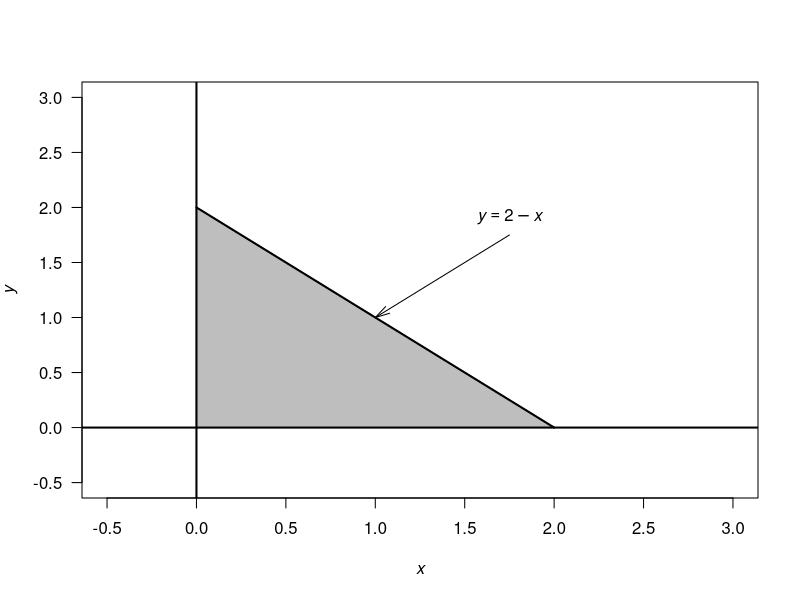

Here is the R script that generated this plot:
## ---- chunk 1
set.seed(932649)

NumRainEvents <- rpois(1,
                       lambda = 0.78)
MonthlyRain <- 0

if ( NumRainEvents > 0) {
     EventAmounts <- rgamma(NumRainEvents,
                           shape = 0.5,
                           scale = 6 )
     MonthlyRain <- sum( EventAmounts )
}
## ---- chunk 2
set.seed(932649)

MonthlyRain <- array(0,  
                     dim = 1000)

for (i in 1:1000){
 NumRainEvents <- rpois(1,
                       lambda = 0.78)
 MonthlyRain[i] <- 0

  if ( NumRainEvents > 0) {
       EventAmounts <- rgamma(NumRainEvents,
                             shape = 0.5,
                             scale = 6 )
       MonthlyRain[i] <- sum( EventAmounts )
  }
}

# Exact zeros:
sum(MonthlyRain == 0) / 1000
mean(MonthlyRain)
mean(MonthlyRain[MonthlyRain > 0])
## ---- chunk 3
set.seed(8584444)
## ---- chunk 4
annualRainfallList <- array( NA, dim = 1000)
for (i in 1:1000){
   rainAmounts <- array( 0, dim = 365) # Reset for each simulation

    wetDays <- rbinom(365, size = 1, prob = 0.32) # 1: Wet day
   locateWetDays <- which( wetDays == 1 )


   rainAmounts[locateWetDays] <- rgamma( n = length(locateWetDays),
                                         shape = 2,
                                         scale = 20)
   annualRainfallList[i] <- sum(rainAmounts)
}
# hist( annualRainfallList)
## ---- chunk 5
set.seed(8584444)
## ---- chunk 6
Days <- 1 : 365
prob <- (1 + cos( 2 * pi * Days/365) ) / 2.2

annualRainfallList2 <- array( NA, dim = 1000)
for (i in 1:1000){

  wetDays <- rbinom(365, size = 1, prob = prob) # 1: Wet day
  
  locateWetDays <- which( wetDays == 1 )
  
  rainAmounts2 <- array( 0, dim = 365)
  
  rainAmounts2[locateWetDays] <- rgamma( n = length(locateWetDays),
                                         shape = 2,
                                         scale = 20)
   annualRainfallList2[i] <- sum(rainAmounts2)
}
#hist( annualRainfallList2)
## ---- chunk 7
set.seed(8584444)
## ---- chunk 8
Days <- 1 : 365

probList <- array( dim = 365)
probList[1] <- 0.32

annualRainfallList3 <- array( NA, dim = 1000)

for (i in 1:1000){
  
  rainAmounts <- array( dim = 365 )

  for (day in 1:365) {
    if ( day == 1 ) {
      probList[1] <- 0.32
      wetDay <- rbinom(1, 
                       size = 1, 
                       prob = probList[1]) # 1: Wet day
      rainAmounts[1] <- rgamma( n = 1,
                                shape = 2,
                                scale = 20)

    } else {
    
      probList[i] <- ifelse( rainAmounts[day - 1] == 0,
                             0.15,
                             0.55)
      wetDay <- rbinom(1, 
                       size = 1, 
                       prob = probList[i]) # 1: Wet day

      if (wetDay) {
        rainAmounts[day] <- rgamma( n = 1,
                                    shape = 2,
                                    scale = 20)
      } else {
        rainAmounts[day] <- 0
      }
    }
  }
  annualRainfallList3[i] <- sum(rainAmounts)
    
}

#hist( annualRainfallList3)
## ---- chunk 9
plot( x = c(-0.5, 3),
      y = c(-0.5, 3),
      type = "n",
      las = 1,
      xlab = expression(italic(x)),
      ylab = expression(italic(y)))

polygon( x = c(0, 0, 2, 0),
         y = c(0, 2, 0, 0),
         col = "grey")
lines( x = c(0, 2),
       y = c(2, 0),
       lwd = 2)
abline(v = 0, 
       lwd = 2)
abline(h = 0,
       lwd = 2)
text(1.75, 1.75,
     pos = 3,
     expression( italic(y) == 2 - italic(x) ))
arrows( x0 = 1.75,
        y0 = 1.75,
        x1 = 1,
        y1 = 1,
        angle = 15,
        length = 0.15)
